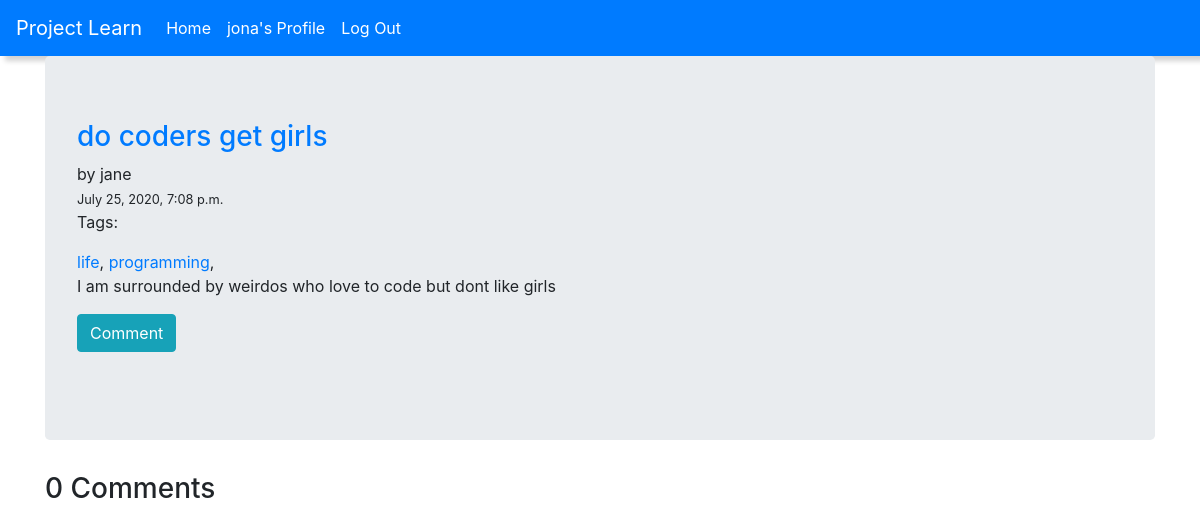
Page /posts/do coders get girls/ (signed in) on the earlier database version.
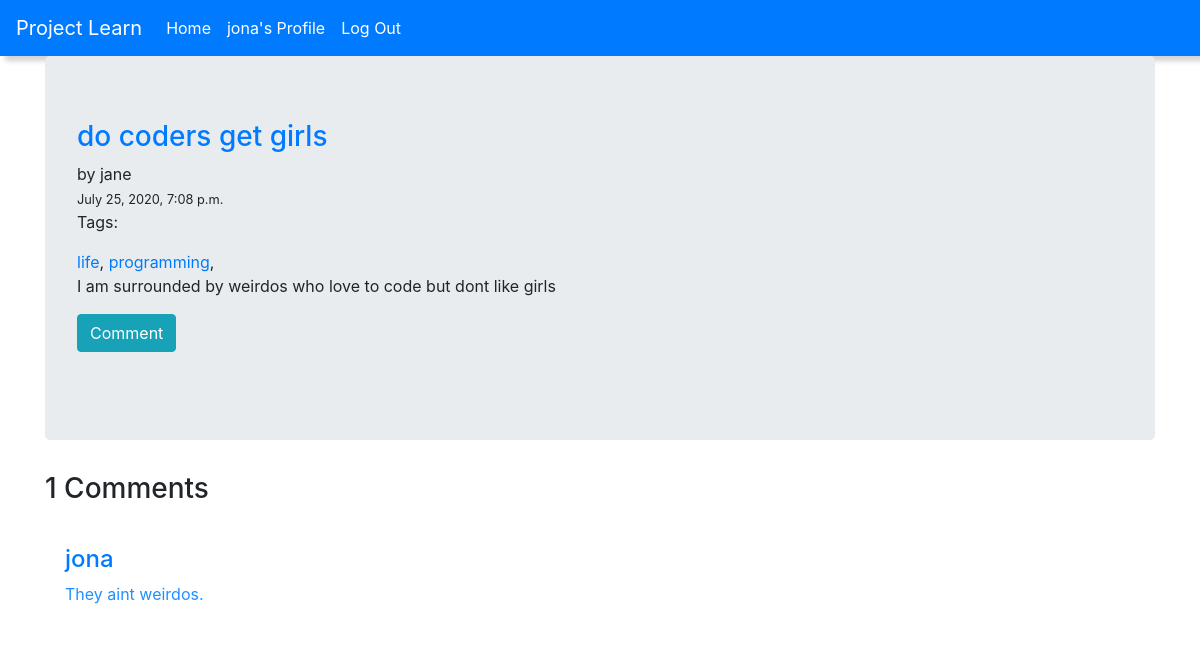
Same page on the later database version.
### blog/models.py (models this page shows, shortened)
class Comment(models.Model):
    post=models.ForeignKey(Post,on_delete=models.CASCADE)
    body=models.TextField()
    author=models.ForeignKey(User,on_delete=models.CASCADE)
    commented_on=models.DateTimeField(auto_now=True)

### blog/views.py (the view, shortened to what this page needs)
# urls.py: path('posts/<str:title>/',views.post_details,name='post_details'),
@login_required
def post_details(request,title):
    post=Post.objects.get(title=title)
    comments=Comment.objects.filter(author=request.user).order_by('-commented_on')
    form=CommentForm()
    context={
        'post':post,
        'form':form,
        'comments':comments
    }
    return render(request,'blog/post_detail.html',context)

### blog/templates/blog/post_detail.html (shortened to what this page needs)
{% extends 'blog/base.html' %}
{% load crispy_forms_tags %}
{% block body %}
<div class="container">
<div class="jumbotron">
    <div class="head-text">
      <a href="/posts/{{post.title}}/"><h3>{{post.title}}</h3></a> by {{post.author}}</div>
    <small class="post-time">{{post.created}}</small>
    <p>Tags:</p>
    {% for tag in post.tags.all %}
        <a href="/posts_with_tag/{{tag}}">{{tag}}</a>,
    {% endfor %}
    <p>{{post.body}}</p>
    {% if post.author == user %}
        <a href="/update_post/{{post.pk}}" class="btn btn-success">Update</a>
        <a href="" class="btn btn-danger">Delete</a>
        {% else %}
        <button class="btn btn-info" id="comment-btn">Comment</button>
        <br>
        <br>
    {% endif %}
  </div>
  <h3>{{comments.count}} Comments</h3>
  {% for comment in comments %}
    <div class="comment">
      <a href="/user_profile/{{comment.author.id}}"><h4>{{comment.author}}</h4></a>
      {{comment.body}}
    </div>
  {% endfor %}
  </div>
{% endblock body %}

Differences in the rows shown:
added Comment: author "jona", body "They aint weirdos."
Other differences:
{{ comments.count }}: "0" → "1"
